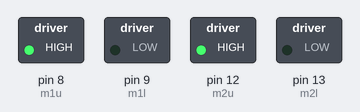
Bench run of a sketch on a simulated Arduino Uno, built with avr-gcc and run on an emulated ATmega328P. On the bench: switched loads named in the sketch (green lamp = pin HIGH).

Above: at 1.0 s.
At 2.5 s:
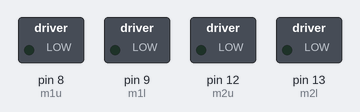
At 4.0 s:
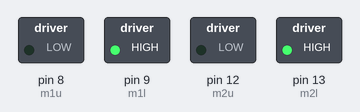
Timing chart, 0 to 7.8 s (numbered marks = the images above):
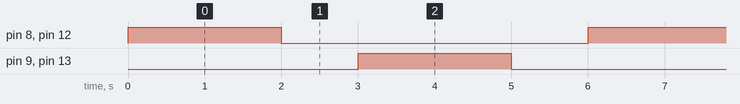

The sketch:

motor.ino
```cpp
// Motor pins
const int m1u = 8;  // Left Motor
const int m1l = 9;
const int m2u = 12; // Right Motor
const int m2l = 13;

void setup() {
  // Set motor pins as output
  pinMode(m1u, OUTPUT);
  pinMode(m1l, OUTPUT);
  pinMode(m2u, OUTPUT);
  pinMode(m2l, OUTPUT);
}

void loop() {
  moveForward();
  delay(2000); // Move forward for 2 seconds

  stopMotors();
  delay(1000); // Pause for 1 second

  moveBackward();
  delay(2000); // Move backward for 2 seconds

  stopMotors();
  delay(1000); // Pause for 1 second
}

// Move forward
void moveForward() {
  digitalWrite(m1u, HIGH);
  digitalWrite(m1l, LOW);
  digitalWrite(m2u, HIGH);
  digitalWrite(m2l, LOW);
}

// Move backward
void moveBackward() {
  digitalWrite(m1u, LOW);
  digitalWrite(m1l, HIGH);
  digitalWrite(m2u, LOW);
  digitalWrite(m2l, HIGH);
}

// Stop all motors
void stopMotors() {
  digitalWrite(m1u, LOW);
  digitalWrite(m1l, LOW);
  digitalWrite(m2u, LOW);
  digitalWrite(m2l, LOW);
}
```

Measured:
- by itself, pin 8 (m1u), pin 9 (m1l), pin 12 (m2u), pin 13 (m2l): alternates HIGH for 2.0 s and LOW for 4.0 s
- by itself, everything shown: repeats every 6.0 s, in 4 steps
